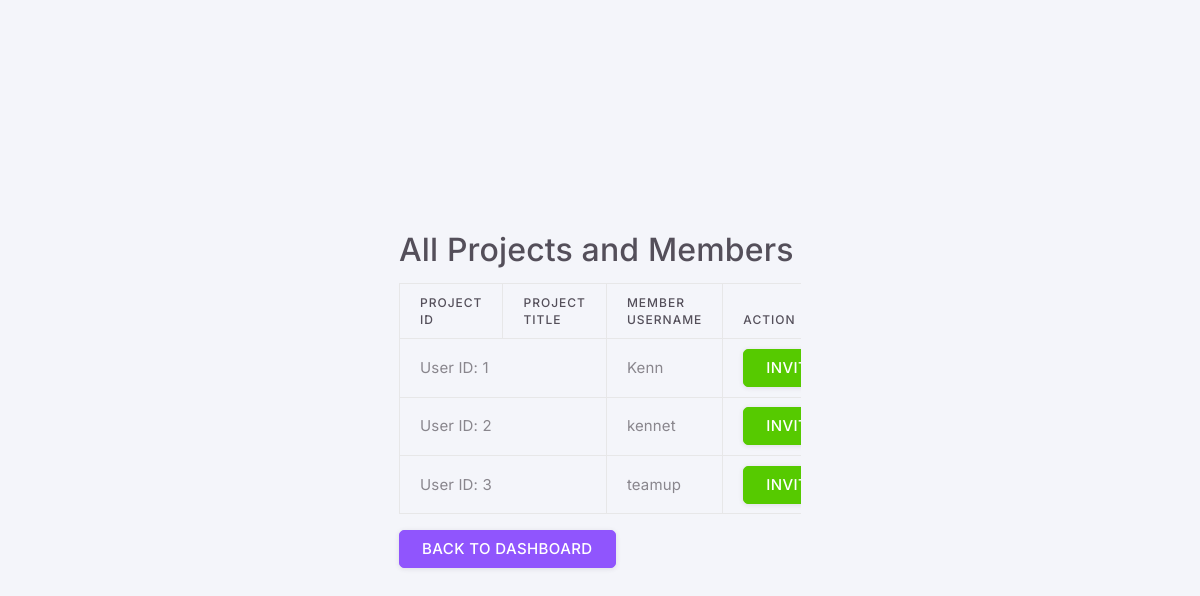
The app's page /invite_users.php with its own data.
### tables this page shows
CREATE TABLE `users` (
  `user_id` int(11) NOT NULL,
  `username` varchar(50) NOT NULL,
  `email` varchar(100) NOT NULL,
  `password` varchar(255) NOT NULL,
  `created_at` timestamp NOT NULL DEFAULT current_timestamp(),
  `resume_path` varchar(255) DEFAULT NULL
);

### invite_users.php (the view, shortened to what this page needs)
<!DOCTYPE html>
<html lang="en">
<head>
    <link rel="stylesheet" href="assets/vendor/fonts/materialdesignicons.css" />
    <link rel="stylesheet" href="assets/vendor/libs/node-waves/node-waves.css" />
    <link rel="stylesheet" href="assets/vendor/css/core.css" class="template-customizer-core-css" />
    <link rel="stylesheet" href="assets/vendor/css/theme-default.css" class="template-customizer-theme-css" />
    <link rel="stylesheet" href="assets/css/demo.css" />
    <link rel="stylesheet" href="assets/vendor/libs/perfect-scrollbar/perfect-scrollbar.css" />
    <link rel="stylesheet" href="assets/vendor/css/pages/page-auth.css" />
    <link rel="stylesheet" href="https://cdn.jsdelivr.net/npm/sweetalert2@11/dist/sweetalert2.min.css">
</head>
<body>
    <div class="position-relative">
        <div class="authentication-wrapper authentication-basic container-p-y">
            <div class="authentication-inner py-4">
                <div class="container">
                    <h2>All Projects and Members</h2>
                    <div class="table-responsive">
                        <table class="table table-bordered">
                            <thead>
                                <tr>
                                    <th>Project ID</th>
                                    <th>Project Title</th>
                                    <th>Member Username</th>
                                    <th>Action</th>
                                </tr>
                            </thead>
                            <tbody>
                                <?php
                                include('db_connection.php');
                                $sql = "SELECT * FROM users";
                                $result_users = mysqli_query($conn, $sql);
                                if ($result_users && mysqli_num_rows($result_users) > 0) {
                                    while ($row = mysqli_fetch_assoc($result_users)) {
                                        echo "<tr>";
                                        echo "<td colspan='2'>User ID: " . $row['user_id'] . "</td>";
                                        echo "<td>" . $row['username'] . "</td>";
                                        echo "<td>
                                                <form method='post'>
                                                    <input type='hidden' name='invite_user_id' value='" . $row['user_id'] . "'>
                                                    <input type='hidden' name='group_id' value='1'>
                                                    <button type='submit' class='btn btn-success'>Invite</button>
                                                </form>
                                              </td>";
                                        echo "</tr>";
                                    }
                                } else {
                                    echo "<tr><td colspan='4'>No users found</td></tr>";
                                }
                                ?>
                            </tbody>
                        </table>
                    </div>
                    <a href="dashboard.php" class="btn btn-primary">Back to Dashboard</a>
                </div>
            </div>
        </div>
    </div>
</body>
</html>

### records on screen
users: user_id "1", username "Kenn"
users: user_id "2", username "kennet"
users: user_id "3", username "teamup"
